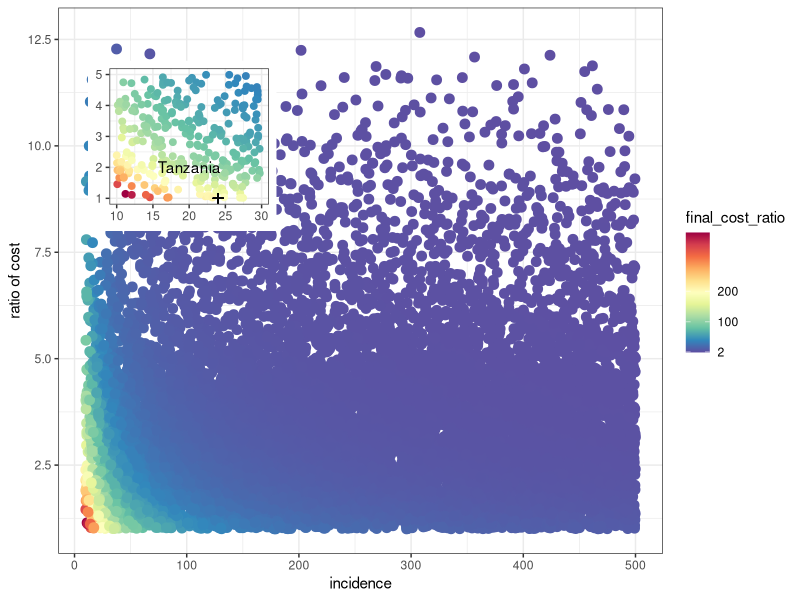

The R source for this figure:
require(ggplot2)
library("RColorBrewer")

# setwd("C:/Users/ak889/Dropbox/Rabies")

cost_ratio <- vector()
v_cost_ratio <- vector()
incidence <- vector()

birth_cohort <- 100000
immunity_duration <- 10

for(i in 1:10000){

cost_PrEP_birth <- runif(1,5,20)
cost_PEP_2 <- cost_PrEP_birth

cost_PEP_4 <- cost_PrEP_birth + cost_PEP_2 + runif(1,0,120)

cost_ratio[i] <- cost_PEP_4/(cost_PrEP_birth + cost_PEP_2)
 
incidence[i] <- runif(1,10,500)

v_cost_PrEP_birth <- cost_PrEP_birth*birth_cohort
v_cost_PEP_2 <- incidence[i]*immunity_duration*cost_PEP_2

v_cost_PEP_4 <- incidence[i]*immunity_duration*cost_PEP_4

v_cost_ratio[i] <- (v_cost_PrEP_birth + v_cost_PEP_2)/v_cost_PEP_4

}


alldata <- data.frame(incidence = incidence, cost_ratio = cost_ratio, final_cost_ratio = v_cost_ratio)


myPalette <- colorRampPalette(rev(brewer.pal(11, "Spectral")))
my.labels <- c(ceiling(1.5*min(alldata$final_cost_ratio)),100,200, 400)
sc <- scale_colour_gradientn(colours = myPalette(100), limits=c(min(v_cost_ratio), max(v_cost_ratio)), breaks=my.labels, labels=my.labels)

main <- ggplot(alldata) + geom_point(aes(x = incidence, y = cost_ratio, color = final_cost_ratio), size=3) + sc + ylab("ratio of cost") + theme_bw()  
   # geom_point(aes(x = 24, y = 1), size=3, pch=3, col="black")  + annotate("text", x = 24, y = 1.5, label = "Tanzania")

plot2 <- ggplot(alldata) + geom_point(aes(x = incidence, y = cost_ratio, color = final_cost_ratio), size=2) + sc  + theme_bw() +
  geom_point(aes(x = 24, y = 1), size=2, pch=3, col="black") + annotate("text", x = 20, y = 2, label = "Tanzania") + scale_y_continuous(limits = c(1,5)) +
  scale_x_continuous(limits = c(10,30)) + theme(legend.position="none", axis.title.x=element_blank(),  axis.title.y=element_blank())
  

main + annotation_custom(ggplotGrob(plot2), xmin = 12 , xmax = 180, ymin = 8, ymax = 12)

